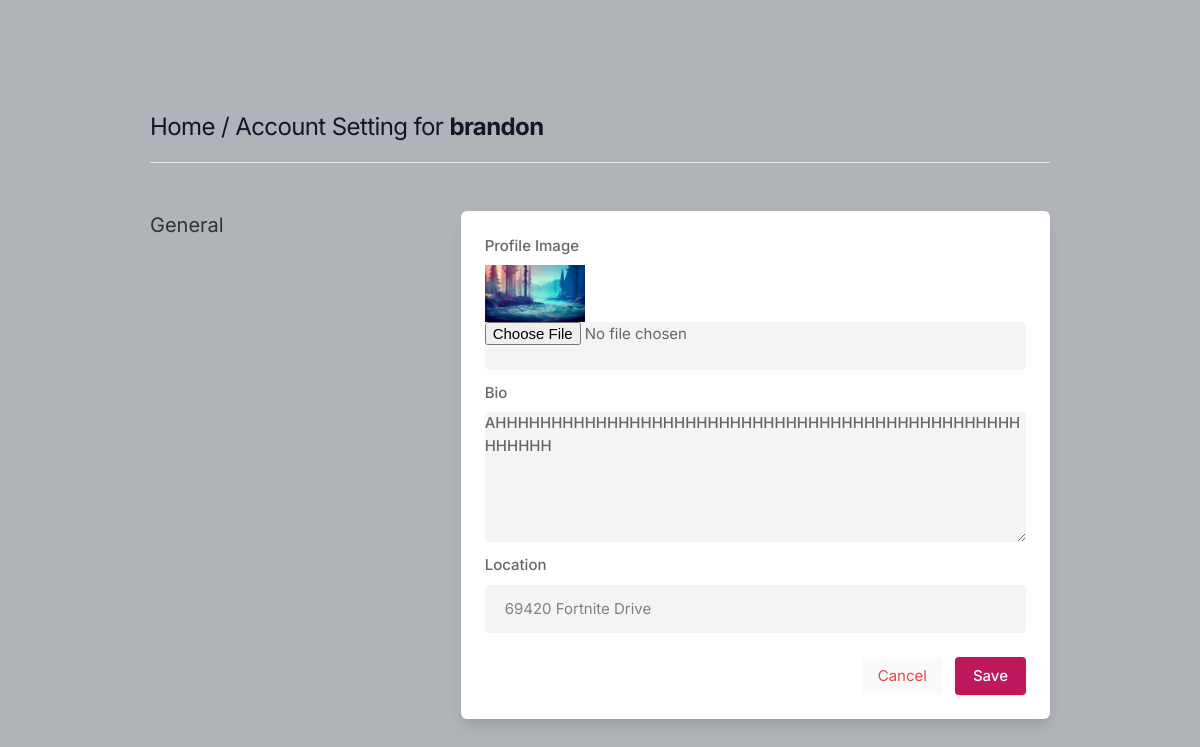
The app's page /settings (signed in) with its own data.
### core/models.py (models this page shows, shortened)
class Profile(models.Model):
    user = models.ForeignKey(User, on_delete=models.CASCADE)
    id_user = models.IntegerField()
    bio = models.TextField(blank=True)
    profileimg = models.ImageField(upload_to='profile_images', default="blank_profile.jpg")
    location = models.CharField(max_length=100, blank=True)

### core/views.py (the view, shortened to what this page needs)
# urls.py: path('settings', views.settings, name='settings'),
@login_required(login_url='signin')
def settings(request):
    user_profile = Profile.objects.get(user=request.user)
    return render(request, 'setting.html', {'user_profile': user_profile})

### templates/setting.html (shortened to what this page needs)
{% load static %}
<!DOCTYPE html>
<html lang="en">
<head>
    <link rel="stylesheet" href="{% static 'assets/css/icons.css' %}">
    <link rel="stylesheet" href="{% static 'assets/css/uikit.css' %}">
    <link rel="stylesheet" href="{% static 'assets/css/style.css' %}">
    <link rel="stylesheet" href="{% static 'assets/css/tailwind.css' %}">
</head>
<body>
    <div id="wrapper" class="flex flex-col justify-between h-screen">
            <div class="container m-auto">
                <h1 class="text-2xl leading-none text-gray-900 tracking-tight mt-3"><a href="/">Home</a> / Account Setting for <b>{{user.username}}</b> </h1>
                <br>
                <hr>
                <div class="grid lg:grid-cols-3 mt-12 gap-8">
                    <div>
                        <h3 class="text-xl mb-2"> General</h3>
                    </div>
                    <div class="bg-white rounded-md lg:shadow-lg shadow col-span-2">
                        <form action="" method="POST" enctype="multipart/form-data">
                            <div class="grid grid-cols-2 gap-3 lg:p-6 p-4">
                             <div class="col-span-2">
                                 <label for=""> Profile Image</label>
                                 <img width="100" height="100" src="{{user_profile.profileimg.url}}"/>
                                 <input type="file" name="image" value="" class="shadow-none bg-gray-100">
                             </div>
                             <div class="col-span-2">
                                     <label for="about">Bio</label>
                                     <textarea id="about" name="bio" rows="3"  class="shadow-none bg-gray-100">{{user_profile.bio}}</textarea>
                                 </div>
                                 <div class="col-span-2">
                                     <label for=""> Location</label>
                                     <input type="text" name="location" value="{{user_profile.location}}" class="shadow-none bg-gray-100">
                                 </div>
                            </div>
                            <div class="bg-gray-10 p-6 pt-0 flex justify-end space-x-3">
                                <button class="p-2 px-4 rounded bg-gray-50 text-red-500"><a href="/"></a>Cancel </button>
                                <button type="submit" class="button bg-blue-700"> Save </button>
                            </div>
                        </form>
                    </div>
                    </div>
                    <br>
                </div>
            </div>
</body>
</html>

### static/assets/css/style.css (style rules this page uses)
body { background-color: #B0B3B8!important; }
button { vertical-align: middle; }
span.button, button.button { background-color: #be185d; top: 0; color: #fff; position: relative; padding: 8px 18px; line-height: 22px; position: relative; font-weight: 500; font-size: 15px; display: inline-block; -webkit-transition: all 0.2s ease-in-out; transition: all 0.2s ease-in-out; cursor: pointer; overflow: hidden; border: none; border-radius: 4px; -webkit-box-shadow: 0 1px 3px rgba(0, 0, 0, 0.1); box-shadow: 0 1px 3px rgba(0, 0, 0, 0.1); }
input { height: 48px; line-height: 48px; padding: 0 20px; outline: none; font-size: 15px; color: #808080; max-width: 100%; width: 100%; -webkit-box-sizing: border-box; box-sizing: border-box; display: block; font-weight: 400; opacity: 1; border-radius: 4px; border: none; -webkit-box-shadow: 0 1px 4px 0px rgba(0, 0, 0, 0.12); box-shadow: 0 1px 4px 0px rgba(0, 0, 0, 0.12); }
input[type="text"], input[type="password"], input[type="email"], input[type="number"] { height: 48px; line-height: 48px; padding: 0 20px; outline: none; font-size: 15px; color: #808080; max-width: 100%; width: 100%; -webkit-box-sizing: border-box; box-sizing: border-box; display: block; font-weight: 400; opacity: 1; border-radius: 4px; border: none; -webkit-box-shadow: 0 1px 4px 0px rgba(0, 0, 0, 0.12); box-shadow: 0 1px 4px 0px rgba(0, 0, 0, 0.12); }
textarea { height: 48px; line-height: 48px; padding: 0 20px; outline: none; font-size: 15px; color: #808080; margin: 0 0 16px 0; max-width: 100%; width: 100%; -webkit-box-sizing: border-box; box-sizing: border-box; display: block; background-color: #fff; font-weight: 500; opacity: 1; border-radius: 4px; border: none; -webkit-box-shadow: 0 1px 4px 0px rgba(0, 0, 0, 0.12); box-shadow: 0 1px 4px 0px rgba(0, 0, 0, 0.12); }
input { -webkit-transition: all 0.1s ease-in-out; transition: all 0.1s ease-in-out; }
::placeholder { color: #808080; opacity: 1; }
textarea { height: auto; line-height: 27px; padding: 20px; min-height: 130px; -webkit-transition: none !important; transition: none !important; min-width: 100%; }
label, legend { display: block; font-weight: bold; font-size: 15px; font-weight: 500; margin-bottom: 8px; }
button { border: none; margin: 0; padding: 0; width: auto; overflow: visible; background: transparent; color: inherit; font: inherit; line-height: normal; cursor: pointer; }
a { color: #be185d; -webkit-transition: 0.3s; transition: 0.3s; outline: none !important; }
button { outline: none !important; }
img { max-width: 100%; }
body { color: #666; font-size: 15px; line-height: 27px; background-color: #f0f2f5; font-family: "Inter", sans-serif; text-transform: none; }
h1, h2, h3, h4, h5, h6 { font-family: "Inter", sans-serif; text-transform: none; }
input[type="text"], input[type="password"], input[type="email"] { font-family: "Inter", sans-serif; text-transform: none; }
textarea, select { font-family: "Inter", sans-serif; text-transform: none; }
button, body .pac-container { font-family: "Inter", sans-serif; text-transform: none; }
h1, h2, h3, h4, h5, h6 { color: #333; font-weight: 500; margin: 0; padding: 0; }
h1 { font-size: 32px; }
h3 { font-size: 22px; }
b, strong { font-weight: 700 !important; }
@media (min-width: 1024px) { .container { max-width: 900px !important; padding-top: 45px; } }
.shadow-none { -webkit-box-shadow: none !important; box-shadow: none !important; }

### records on screen
Profile: profileimg (picture), bio "AHHHHHHHHHHHHHHHHHHHHHHHHHHHHHHHHHHHHHHHHHHHHHHHHHHHHH", location "69420 Fortnite Drive"

### other values on screen
{{ user.username }} "brandon"
